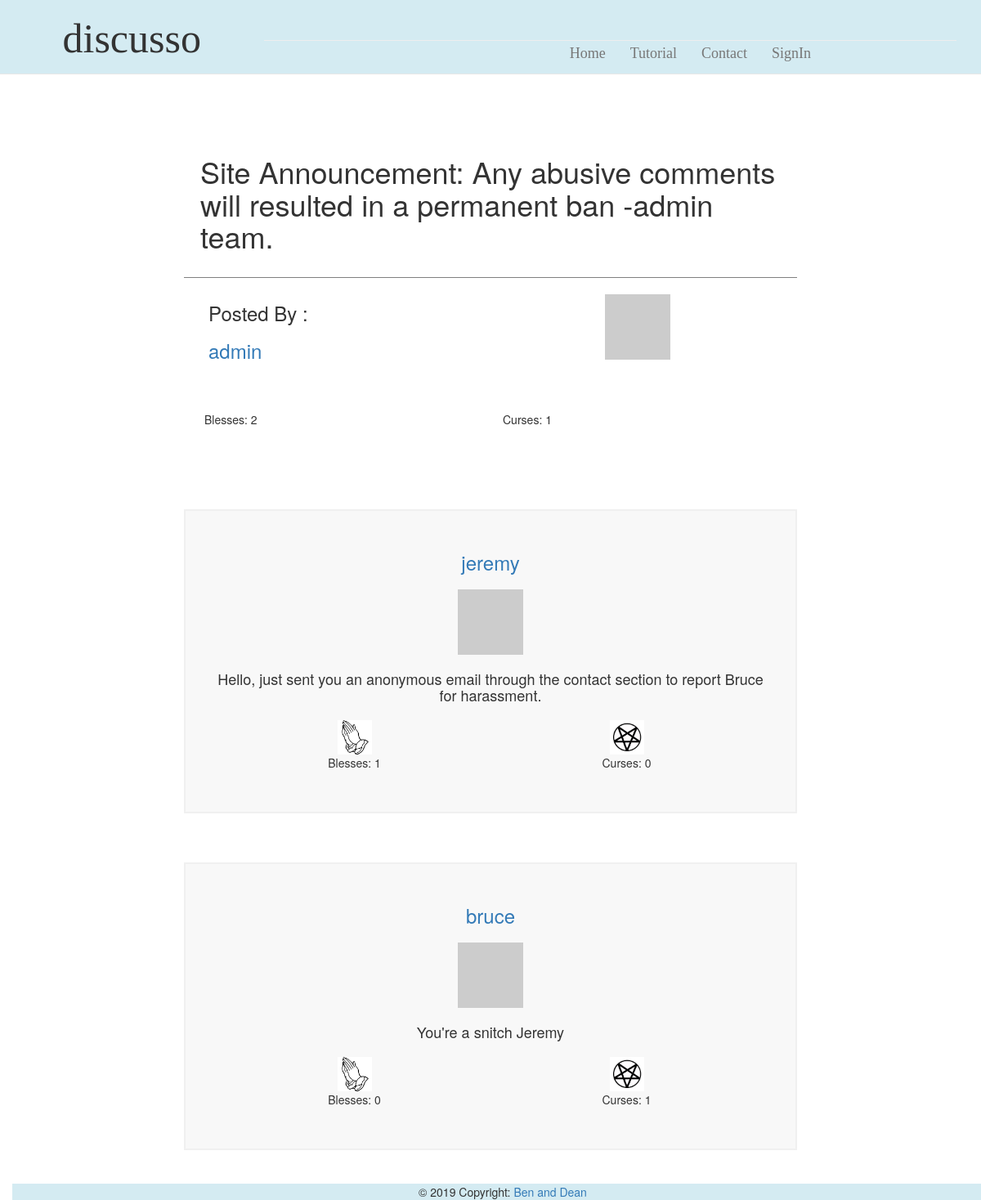
The app's page /topicpage/4 with its own data.
### app/models.py (models this page shows, shortened)
class Post(db.Model):
    id = db.Column(db.Integer, primary_key=True)
    title = db.Column(db.String(64))
    desc = db.Column(db.String(248))
    blesses = db.Column(db.Integer, default=0)
    curses = db.Column(db.Integer, default=0)
    timestamp = db.Column(db.DateTime, index=True, default=datetime.utcnow)
    user_id = db.Column(db.Integer, db.ForeignKey('user.id'))
    p_replies = db.relationship('Reply', backref='ogPost', lazy='dynamic')
    user_votes = db.relationship('Post_BC', backref='post', lazy='dynamic')

class User(UserMixin, db.Model):
    id = db.Column(db.Integer, primary_key=True)
    username = db.Column(db.String(64), index=True, unique=True)
    bio = db.Column(db.String(248))
    passwd_hash = db.Column(db.String(128))
    email = db.Column(db.String(120), index=True, unique=True)
    admin = db.Column(db.Boolean)
    blesses = db.Column(db.Integer, default=0)
    curses = db.Column(db.Integer, default=0)
    def avatar(self, size):
        digest = md5(self.email.lower().encode('utf-8')).hexdigest()
        return 'https://www.gravatar.com/avatar/{}?d=identicon&s={}'.format(
            digest, size)
    posts = db.relationship('Post', backref='author', lazy='dynamic')
    replies = db.relationship('Reply', backref='author', lazy='dynamic')

class Reply(db.Model):
    id = db.Column(db.Integer, primary_key=True)
    post_id = db.Column(db.Integer, db.ForeignKey('post.id'))
    text = db.Column(db.String(248))
    blesses = db.Column(db.Integer, default=0)
    curses = db.Column(db.Integer, default=0)
    timestamp = db.Column(db.DateTime, index=True, default=datetime.utcnow)
    stance = db.Column(db.Boolean)
    user_id = db.Column(db.Integer, db.ForeignKey('user.id'))
    user_votes = db.relationship('Reply_BC', backref='reply', lazy='dynamic')

### app/routes.py (the view, shortened to what this page needs)
@app.route('/topicpage/<postid>', methods=['GET', 'POST'])
def topic(postid):
    allUsers = User.query.all()
    myPost = Post.query.get(postid)
    if myPost is None:
        return render_template('404.html'), 404
    rForm = ReplyForm()
    myReply = myPost.p_replies.all()
    return render_template('topicpage.html', title='Topic', post=myPost, replies=myReply, form=rForm, user=allUsers)

### app/templates/topicpage.html (shortened to what this page needs)
{% extends "topbar.html" %}
{% block content %}
<div class="container-fluid">
	<div class="leftSide col-lg-2">
	</div>
	<div class="topicPage mainArea col-lg-8">
		<div id="question">
			<div class="special">
				<h1> {{post.title}} </h1>
			</div>
			{% for u in user %}
			{% if u.id == post.user_id %}
			<div class="poststuff container-fluid">
				<div class="col-lg-6">
					<h3> Posted By :</h3>
					<h3><a href="{{ url_for('profile',userid = '') }}{{u.id}}">{{u.username}}</a></li>
					</h3>
				</div>
				<div class="col-lg-6">
					<div class="imgBox">
						<img src="{{ u.avatar(128) }}">
					</div>
				</div>
			</div>
			{%endif%}
			{%endfor%}
			<div class="innerTopic container-fluid">
				{% if not current_user.is_anonymous %}
                    <div class="col-lg-6">
                        <a href= {{url_for('applyBCtoPost', uid=current_user.id, pid=post.id, option='bless')}}>
                            <img src="{{url_for('static', filename='prayingHands.jpg') }}"  style="width:42px;height:42px;border:0">
                        </a>
                        <p>Blesses: {{post.blesses}} </p>
                    </div>
                    <div class="col-lg-6">
                        <a href= {{url_for('applyBCtoPost', uid=current_user.id, pid=post.id, option='curse')}}>
                            <img src="{{url_for('static', filename='pentagram.jpg') }}"  style="width:42px;height:42px;border:0">
                        </a>
                        <p>Curses: {{post.curses}}</p>
                    </div>
                {% else %}
                    <div class="col-lg-6">
                        <p>Blesses: {{post.blesses}} </p>
                    </div>
                    <div class="col-lg-6">
                        <p>Curses: {{post.curses}} </p>
                    </div>
				{% endif %}
				<br>
				<br>
				<div class="blurb">
					<br>
					<p>{{post.desc}}</p>
				</div>
			</div>
		</div>
		{% for reply in replies %}
		<div class="comment">
			<div class="header">
				{% for u in user %}
				{% if u.id == reply.user_id %}
				<h3><a href="{{ url_for('profile',userid = '') }}{{u.id}}">{{u.username}}</a></li>
				</h3>
				<div class="imgBox">
					<img src="{{ u.avatar(36) }}">
				</div>
				{%endif%}
				{%endfor%}
				<h4> {{reply.text}} </h4>
			</div>
			<div class="innerTopic container-fluid">
					<div class="col-lg-6">
							<a class="button1" href= {{url_for('applyBCtoReply', reply_id=reply.id, option='bless')}}>
								<img src="{{url_for('static', filename='prayingHands.jpg') }}"  style="width:42px;height:42px;border:0">
							</a>
							<p>Blesses: {{reply.blesses}}</p>
						</div>
						<div class="col-lg-6">
							<a class="button2"href= {{url_for('applyBCtoReply', reply_id=reply.id, option='curse')}}>
								<img src="{{url_for('static', filename='pentagram.jpg') }}"  style="width:42px;height:42px;border:0">
							</a>
							<p>Curses: {{reply.curses}}</p>
						</div>
			</div>
		</div>
			<br>
			<br>
			<br>
			{% endfor %}
	</div>
	{% endblock %}

### app/static/stylesheet.css (style rules this page uses)
@media (min-width: 900px) { body { padding-top: 150px; } }
.innerTopic { padding: 10px; }
.special { padding: 20px; border-bottom: 1px solid grey; margin-bottom: 10px; }
.blurb p { font-size: large; padding-top: 40px; padding-left: 10%; padding-right: 10%; }
.imgBox { padding: 10px; text-align: center; }
.poststuff { padding-bottom: 40px; }
.comment { padding: 30px; text-align: center; background-color: #F8F8F8; border: 2px solid #F0F0F0; }

### records on screen
Post: title "Site Announcement: Any abusive comments will resulted in a permanent ban -admin team.", blesses "2", curses "1"
User: username "admin"
Reply: text "Hello, just sent you an anonymous email through the contact section to report Bruce for harassment.", blesses "1", curses "0"
User: username "jeremy"
Reply: text "You're a snitch Jeremy", blesses "0", curses "1"
User: username "bruce"
